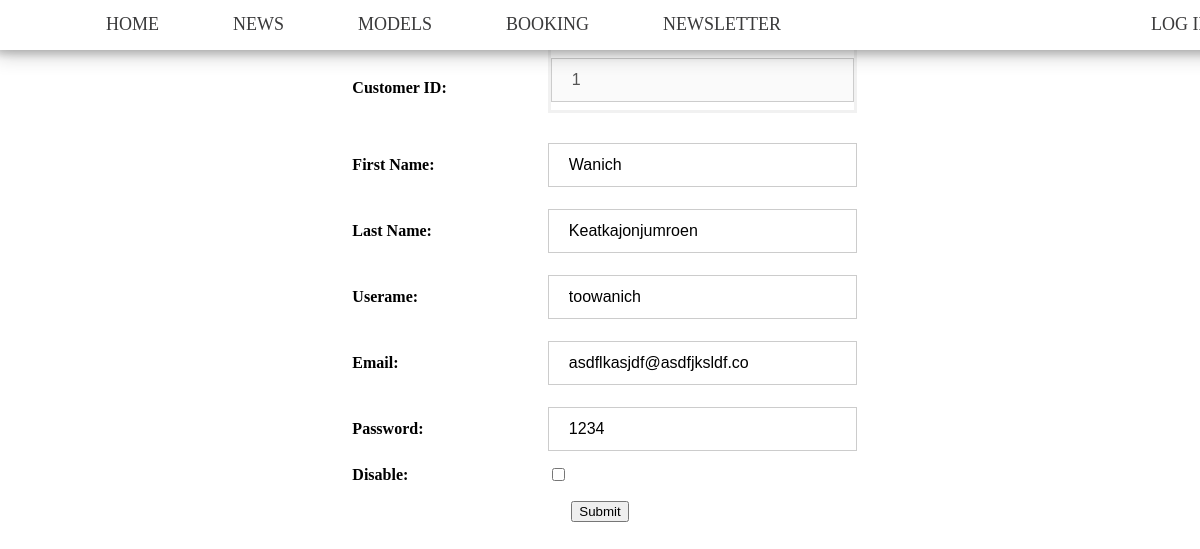
Page /editUser.php?user=1 on the earlier database version.
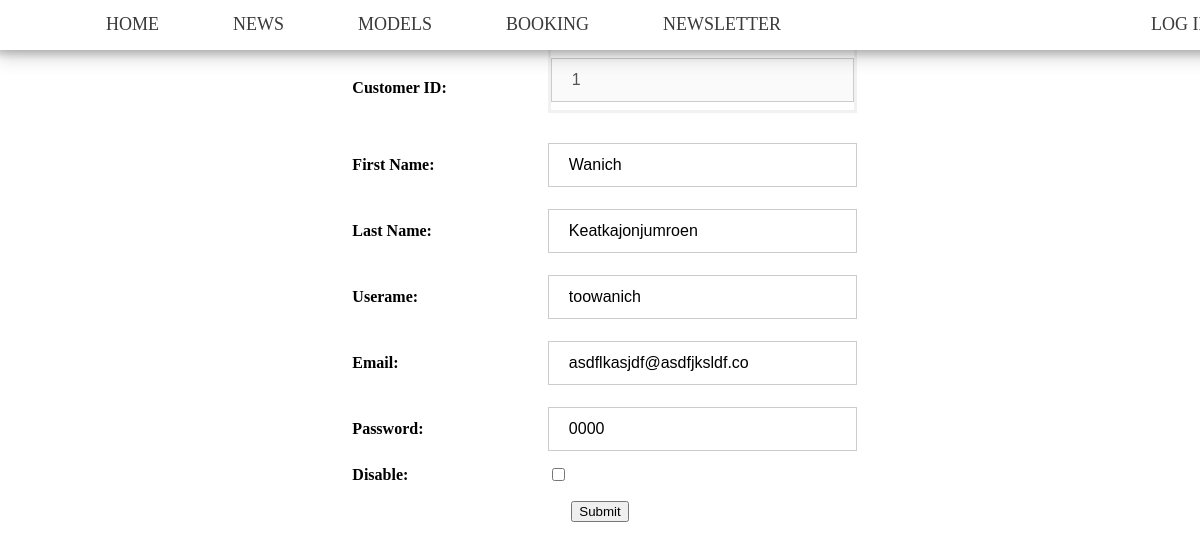
Same page on the later database version.
### tables this page shows
CREATE TABLE `customer` (
  `customerID` int(11) NOT NULL,
  `fName` varchar(30) NOT NULL,
  `lName` varchar(30) NOT NULL,
  `username` varchar(30) NOT NULL,
  `email` varchar(50) NOT NULL,
  `joinDate` datetime NOT NULL,
  `password` varchar(20) NOT NULL,
  `disabled` tinyint(1) NOT NULL
);

### editUser.php (the view, shortened to what this page needs)
<html>
<?php
require_once("connect.php");
if(isset($_GET['user'])){
  $ID = $_GET['user'];
  $q = "select * from customer where customerID = '$ID'";
  $result = $mysqli->query($q);
  $row = $result->fetch_array();
}else{
  header("Location: user-table.php");
}
?>
<link rel="stylesheet" href="main.css"/>
<link rel="stylesheet" href="model.css"/>
  <head>
  </head>
  <body>
  <header>
      <?php
      require_once('menu.php');
      ?>
    <center>
      <label style = "font-size: 30;">EDIT USER<label>
    <table style = "border-style: groove">
    <tr>
      <td style="width: 30%;">
        <b><label>Customer ID:</label></b>
      </td>
      <td>
      <form action="edit.php" method = "post">
        <input type="text" value =
          <?php echo '"'.$row['customerID'].'"'; ?>
        placeholder="Enter ID" name="IDhehe" required disabled>
      </td>
    </tr>
      <tr>
        <td style="width: 30%;">
          <b><label>First Name:</label></b>
        </td>
        <td>
          <input type="text" value =
            <?php echo '"'.$row['fName'].'"'; ?>
          placeholder="Enter First Name" name="fname" required>
        </td>
      </tr>
      <tr>
        <td style="width: 30%;">
          <b><label>Last Name:</label></b>
        </td>
        <td>
          <input type="text" value =
            <?php echo '"'.$row['lName'].'"'; ?>
            placeholder="Enter Last Name" name="lname" required>
        </td>
      </tr>
      <tr>
        <td style="width: 30%;">
          <b><label>Userame:</label></b>
        </td>
        <td>
          <input type="text" value =
            <?php echo '"'.$row['username'].'"'; ?>
            placeholder="Enter Username" name="user" required>
        </td>
      </tr>
      <tr>
        <td style="width: 30%;">
          <b><label>Email:</label></b>
        </td>
        <td>
          <input type="text" value =
            <?php echo '"'.$row['email'].'"'; ?>
            placeholder="Enter Email" name="email" required>
        </td>
      </tr>
      <tr>
        <td style="width: 30%;">
          <b><label>Password:</label></b>
        </td>
        <td>
          <input type="text" value =
            <?php echo '"'.$row['password'].'"'; ?>
            placeholder="Enter Password" name="password" required>
        </td>
      </tr>
      <tr>
        <td style="width: 30%;">
          <b><label>Disable:</label></b>
        </td>
        <td>
          <input type="checkbox"
            <?php if($row['disabled'] ==  1) echo 'checked'; ?>
            name="disable">
        </td>
      </tr>
    </table>
      <input type = "submit">
  </center>
</body>
</html>

Differences in the rows shown:
changed customer "Wanich": password "1234" → "0000"
